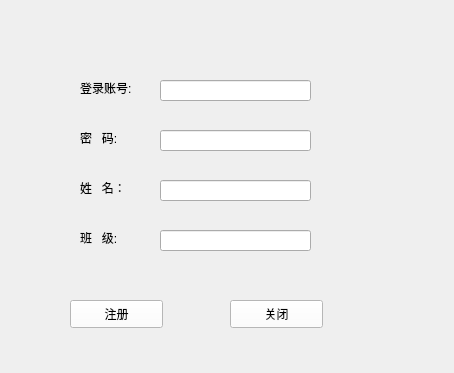
<?xml version="1.0" encoding="UTF-8"?>
<ui version="4.0">
 <class>Register</class>
 <widget class="QWidget" name="Register">
  <property name="geometry">
   <rect>
    <x>0</x>
    <y>0</y>
    <width>454</width>
    <height>373</height>
   </rect>
  </property>
  <property name="windowTitle">
   <string>Form</string>
  </property>
  <property name="styleSheet">
   <string notr="true">background:url(:/new/prefix1/picture.png)</string>
  </property>
  <widget class="QWidget" name="widget" native="true">
   <property name="geometry">
    <rect>
     <x>0</x>
     <y>-10</y>
     <width>461</width>
     <height>381</height>
    </rect>
   </property>
   <property name="styleSheet">
    <string notr="true"/>
   </property>
   <widget class="QLabel" name="label">
    <property name="geometry">
     <rect>
      <x>80</x>
      <y>90</y>
      <width>72</width>
      <height>15</height>
     </rect>
    </property>
    <property name="text">
     <string>登录账号:</string>
    </property>
   </widget>
   <widget class="QLineEdit" name="lineEdit">
    <property name="geometry">
     <rect>
      <x>160</x>
      <y>90</y>
      <width>151</width>
      <height>21</height>
     </rect>
    </property>
   </widget>
   <widget class="QLineEdit" name="lineEdit_2">
    <property name="geometry">
     <rect>
      <x>160</x>
      <y>140</y>
      <width>151</width>
      <height>21</height>
     </rect>
    </property>
   </widget>
   <widget class="QLabel" name="label_2">
    <property name="geometry">
     <rect>
      <x>80</x>
      <y>140</y>
      <width>61</width>
      <height>16</height>
     </rect>
    </property>
    <property name="text">
     <string>密   码:</string>
    </property>
   </widget>
   <widget class="QLabel" name="label_3">
    <property name="geometry">
     <rect>
      <x>80</x>
      <y>190</y>
      <width>72</width>
      <height>15</height>
     </rect>
    </property>
    <property name="text">
     <string>姓   名：</string>
    </property>
   </widget>
   <widget class="QLineEdit" name="lineEdit_3">
    <property name="geometry">
     <rect>
      <x>160</x>
      <y>190</y>
      <width>151</width>
      <height>21</height>
     </rect>
    </property>
   </widget>
   <widget class="QLabel" name="label_4">
    <property name="geometry">
     <rect>
      <x>80</x>
      <y>240</y>
      <width>72</width>
      <height>15</height>
     </rect>
    </property>
    <property name="text">
     <string>班   级:</string>
    </property>
   </widget>
   <widget class="QLineEdit" name="lineEdit_4">
    <property name="geometry">
     <rect>
      <x>160</x>
      <y>240</y>
      <width>151</width>
      <height>21</height>
     </rect>
    </property>
   </widget>
   <widget class="QPushButton" name="pushButton">
    <property name="geometry">
     <rect>
      <x>70</x>
      <y>310</y>
      <width>93</width>
      <height>28</height>
     </rect>
    </property>
    <property name="styleSheet">
     <string notr="true">background:rgb(255, 255, 255)</string>
    </property>
    <property name="text">
     <string>注册</string>
    </property>
   </widget>
   <widget class="QPushButton" name="pushButton_2">
    <property name="geometry">
     <rect>
      <x>230</x>
      <y>310</y>
      <width>93</width>
      <height>28</height>
     </rect>
    </property>
    <property name="styleSheet">
     <string notr="true">background:rgb(255, 255, 255)</string>
    </property>
    <property name="text">
     <string>关闭</string>
    </property>
   </widget>
  </widget>
 </widget>
 <resources/>
 <connections/>
</ui>
